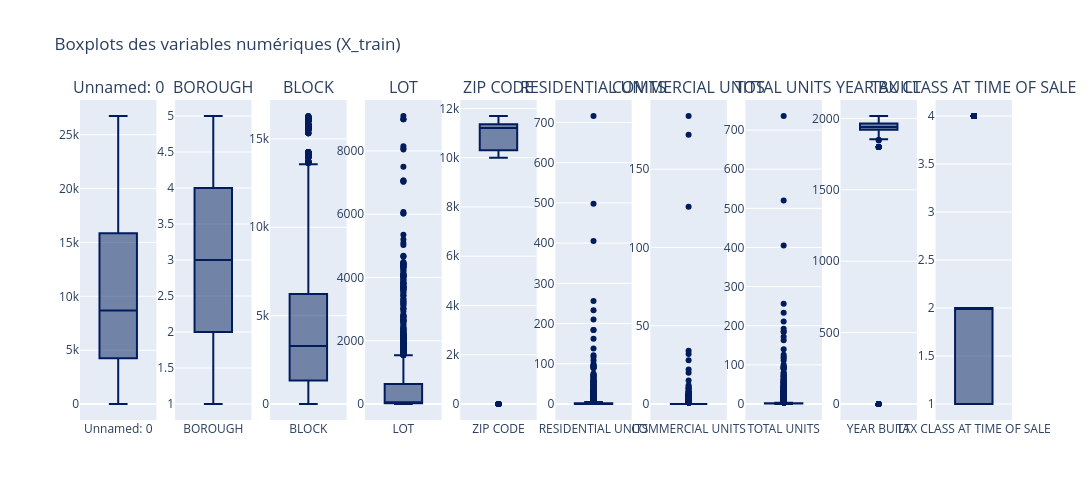

Notebook code for this chart:
### Code cell
# Boxplots interactifs des variables numériques (X_train)
fig = make_subplots(
    rows=1, cols=len(num_cols),
    subplot_titles=num_cols
)

for i, col in enumerate(num_cols, 1):
    fig.add_trace(
        go.Box(y=X_train[col], name=col, marker_color="#011c5d"),
        row=1, col=i
    )

fig.update_layout(
    title_text="Boxplots des variables numériques (X_train)",
    height=500,
    width=300 * len(num_cols),
    showlegend=False
)

fig.show()

### Figure 1 — Plotly figure (JSON) as saved in the notebook; plotly's stock layout.template omitted (floating-point values rounded to 4 significant figures; data arrays with more than 128 entries replaced by an {"elided": "..."} marker saying what was removed)
{"data": [{"marker": {"color": "#011c5d"}, "name": "Unnamed: 0", "type": "box", "xaxis": "x", "y": {"elided": "10000 int values"}, "yaxis": "y"}, {"marker": {"color": "#011c5d"}, "name": "BOROUGH", "type": "box", "xaxis": "x2", "y": {"elided": "10000 int values"}, "yaxis": "y2"}, {"marker": {"color": "#011c5d"}, "name": "BLOCK", "type": "box", "xaxis": "x3", "y": {"elided": "10000 int values"}, "yaxis": "y3"}, {"marker": {"color": "#011c5d"}, "name": "LOT", "type": "box", "xaxis": "x4", "y": {"elided": "10000 int values"}, "yaxis": "y4"}, {"marker": {"color": "#011c5d"}, "name": "ZIP CODE", "type": "box", "xaxis": "x5", "y": {"elided": "10000 int values"}, "yaxis": "y5"}, {"marker": {"color": "#011c5d"}, "name": "RESIDENTIAL UNITS", "type": "box", "xaxis": "x6", "y": {"elided": "10000 int values"}, "yaxis": "y6"}, {"marker": {"color": "#011c5d"}, "name": "COMMERCIAL UNITS", "type": "box", "xaxis": "x7", "y": {"elided": "10000 int values"}, "yaxis": "y7"}, {"marker": {"color": "#011c5d"}, "name": "TOTAL UNITS", "type": "box", "xaxis": "x8", "y": {"elided": "10000 int values"}, "yaxis": "y8"}, {"marker": {"color": "#011c5d"}, "name": "YEAR BUILT", "type": "box", "xaxis": "x9", "y": {"elided": "10000 int values"}, "yaxis": "y9"}, {"marker": {"color": "#011c5d"}, "name": "TAX CLASS AT TIME OF SALE", "type": "box", "xaxis": "x10", "y": {"elided": "10000 int values"}, "yaxis": "y10"}], "layout": {"annotations": [{"font": {"size": 16}, "showarrow": false, "text": "Unnamed: 0", "x": 0.041, "xanchor": "center", "xref": "paper", "y": 1, "yanchor": "bottom", "yref": "paper"}, {"font": {"size": 16}, "showarrow": false, "text": "BOROUGH", "x": 0.143, "xanchor": "center", "xref": "paper", "y": 1, "yanchor": "bottom", "yref": "paper"}, {"font": {"size": 16}, "showarrow": false, "text": "BLOCK", "x": 0.245, "xanchor": "center", "xref": "paper", "y": 1, "yanchor": "bottom", "yref": "paper"}, {"font": {"size": 16}, "showarrow": false, "text": "LOT", "x": 0.347, "xanchor": "center", "xref": "paper", "y": 1, "yanchor": "bottom", "yref": "paper"}, {"font": {"size": 16}, "showarrow": false, "text": "ZIP CODE", "x": 0.449, "xanchor": "center", "xref": "paper", "y": 1, "yanchor": "bottom", "yref": "paper"}, {"font": {"size": 16}, "showarrow": false, "text": "RESIDENTIAL UNITS", "x": 0.551, "xanchor": "center", "xref": "paper", "y": 1, "yanchor": "bottom", "yref": "paper"}, {"font": {"size": 16}, "showarrow": false, "text": "COMMERCIAL UNITS", "x": 0.653, "xanchor": "center", "xref": "paper", "y": 1, "yanchor": "bottom", "yref": "paper"}, {"font": {"size": 16}, "showarrow": false, "text": "TOTAL UNITS", "x": 0.755, "xanchor": "center", "xref": "paper", "y": 1, "yanchor": "bottom", "yref": "paper"}, {"font": {"size": 16}, "showarrow": false, "text": "YEAR BUILT", "x": 0.857, "xanchor": "center", "xref": "paper", "y": 1, "yanchor": "bottom", "yref": "paper"}, {"font": {"size": 16}, "showarrow": false, "text": "TAX CLASS AT TIME OF SALE", "x": 0.959, "xanchor": "center", "xref": "paper", "y": 1, "yanchor": "bottom", "yref": "paper"}], "height": 500, "showlegend": false, "title": {"text": "Boxplots des variables numériques (X_train)"}, "width": 3000, "xaxis": {"anchor": "y", "domain": [0, 0.082]}, "xaxis10": {"anchor": "y10", "domain": [0.918, 1.0]}, "xaxis2": {"anchor": "y2", "domain": [0.102, 0.184]}, "xaxis3": {"anchor": "y3", "domain": [0.204, 0.286]}, "xaxis4": {"anchor": "y4", "domain": [0.306, 0.388]}, "xaxis5": {"anchor": "y5", "domain": [0.408, 0.49]}, "xaxis6": {"anchor": "y6", "domain": [0.51, 0.592]}, "xaxis7": {"anchor": "y7", "domain": [0.612, 0.694]}, "xaxis8": {"anchor": "y8", "domain": [0.714, 0.796]}, "xaxis9": {"anchor": "y9", "domain": [0.816, 0.898]}, "yaxis": {"anchor": "x", "domain": [0, 1]}, "yaxis10": {"anchor": "x10", "domain": [0, 1]}, "yaxis2": {"anchor": "x2", "domain": [0, 1]}, "yaxis3": {"anchor": "x3", "domain": [0, 1]}, "yaxis4": {"anchor": "x4", "domain": [0, 1]}, "yaxis5": {"anchor": "x5", "domain": [0, 1]}, "yaxis6": {"anchor": "x6", "domain": [0, 1]}, "yaxis7": {"anchor": "x7", "domain": [0, 1]}, "yaxis8": {"anchor": "x8", "domain": [0, 1]}, "yaxis9": {"anchor": "x9", "domain": [0, 1]}}}
